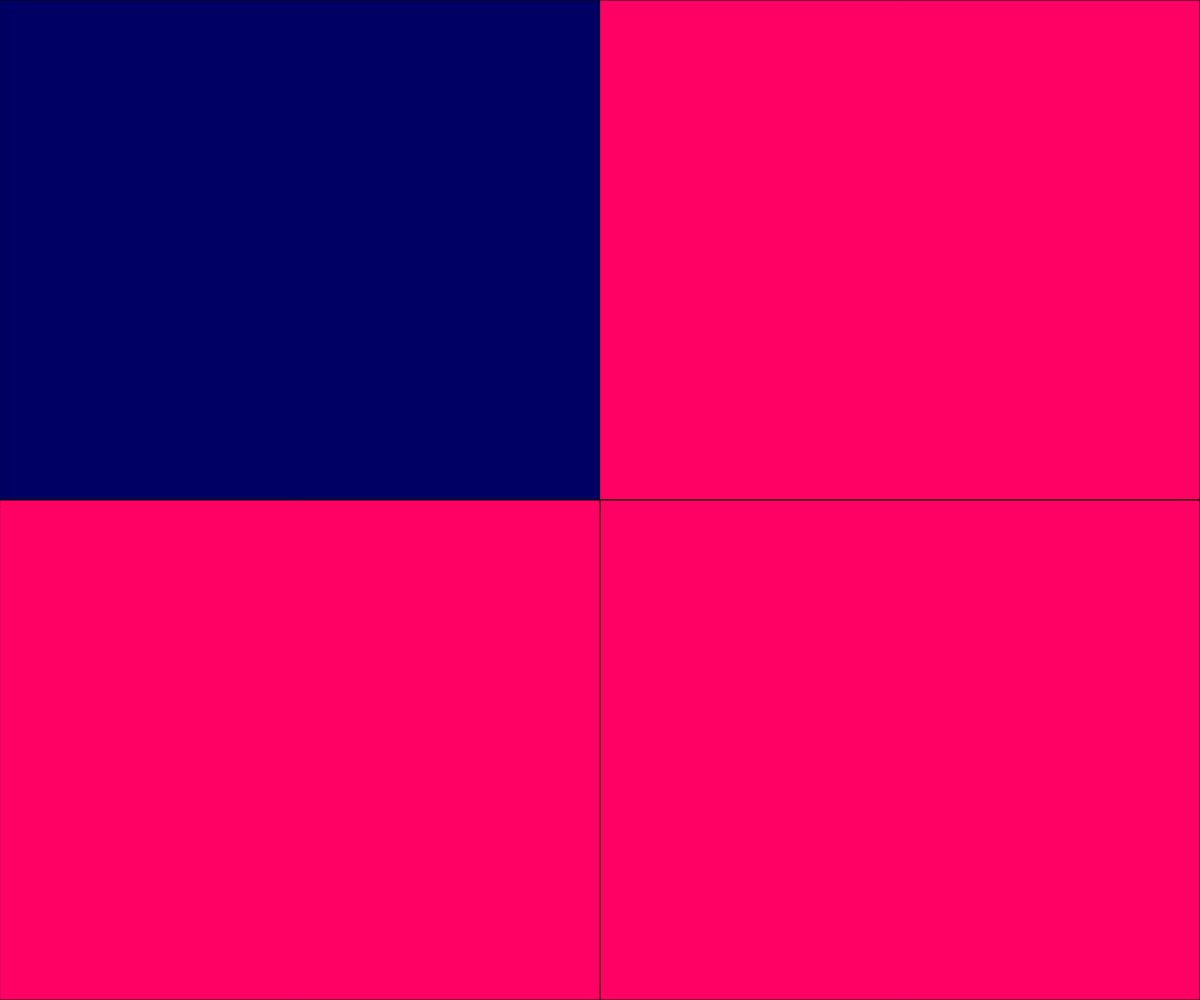
Frame 1 (no input)
Frame 60 (no input): identical to frame 1, image omitted
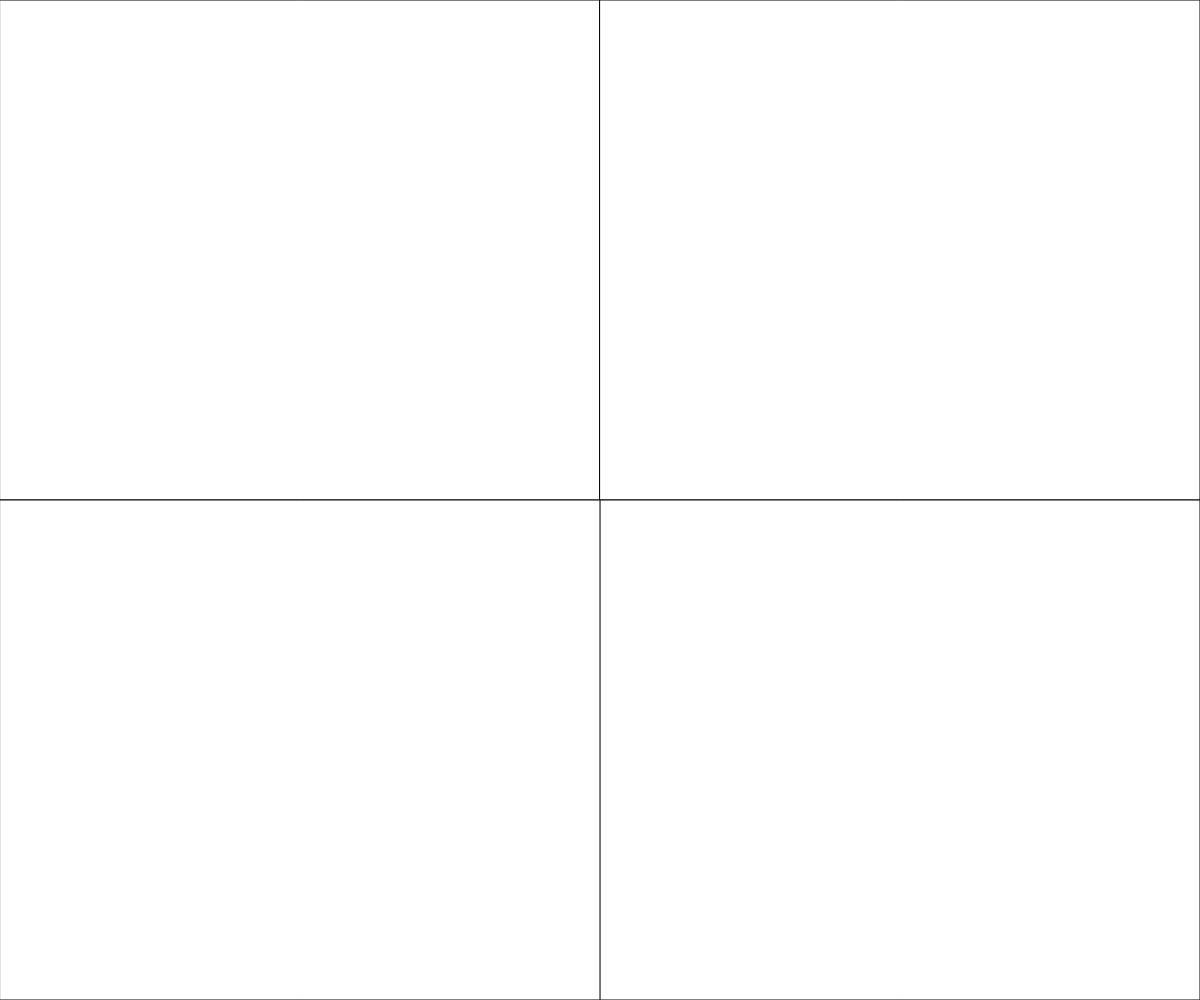
Frame 120 (the mouse pressed at the canvas centre since frame 60)

The p5.js sketch that drew these frames (run headless with seeded random() and noise() and a simulated clock; from frame 60 on, the mouse is pressed at the canvas centre):

// p5.js sketch
// ── sketch.js
// RollOver
// KyleDoerksen
// Feb 12 2020
//
// Extra for Experts:
// - describe what you did to take this project "above and beyond"

let state = 0;

let q1 = 255;//q colour
let q2 = 255;//q colour
let q3 = 255;//q colour
let q4 = 255;//q colour
let lightSwitch = false;//for the bottom left light
let lightSwitch2 = false;//for the top left light box
let mC = 0;

function setup() {
  createCanvas(windowWidth, windowHeight);

}
// This keeps track of the mouse's possition
function stateUpdate() {
  if (mouseX < width / 2 && mouseY < height / 2) {
    state = 1;
    mC = 0;
  }
  else if (mouseX > width / 2 && mouseY < height / 2) {
    state = 2;
    mC = 0;
  }
  else if (mouseX < width / 2 && mouseY > height / 2) {
    state = 4;
    mC = 0;
  }
  else if (mouseX > width / 2 && mouseY > height / 2) {
    state = 3;
    mC = 0;
  }
}
function mousePressed() {
  if (mouseIsPressed && state === 3) {
    lightSwitch = !lightSwitch;
  }
  if ( mouseIsPressed && state === 1){
    mC += 1;
    lightSwitch2 = !lightSwitch2;
  }
}



function setup() {
  createCanvas(windowWidth, windowHeight);
  
}

function stateUpdate(){
  if(mouseX < width/2 && mouseY < height/2){
    state = 1;
    
  }
  else if(mouseX > width/2 && mouseY < height/2){
    state = 2;
    
  }
  else if(mouseX < width/2 && mouseY > height/2){
    state = 4;
    
  }
  else if(mouseX > width/2 && mouseY > height/2){
    state = 3;
    
  }
}



function draw() {
  background(220);
  stateUpdate();
  print(state);
  print(lightSwitch2);
  if (state === 1) {
    q1 = 0;
  }
  else {
    q1 += 5;
  }
  if (state === 2) {
    q2 = 0;
  }

  else {
    q2 += 5;
  }
  if (state === 3) {
    q3 = 0;
  }

  else {
    q3 += 5;
  }
  if (state === 4) {
    q4 = 0;
  }

  else {
    q4 += 5;
  }
  
  fill(q1, 0, 100);
  rect(0, 0, width / 2, height / 2);
  fill(q2, 0, 100);
  rect(width / 2, 0, width / 2, height / 2);
  
  if (lightSwitch === false){
    fill(q3, 0, 100);
    rect(width / 2, height / 2, width / 2, height / 2);
  }
  else{
    fill(255);
    rect(width / 2, height / 2, width / 2, height / 2);
  }
  fill(q4, 0, 100);
  rect(0, height / 2, width / 2, height / 2);
  if (lightSwitch2 === true && state === 1){
    fill(255);
    rect(0, 0, width / 2, height / 2);
    fill(255);
    rect(width / 2, 0, width / 2, height / 2);
    fill(255);
    rect(width / 2, height / 2, width / 2, height / 2);
    fill(255);
    rect(0, height / 2, width / 2, height / 2);
  }
  
}
